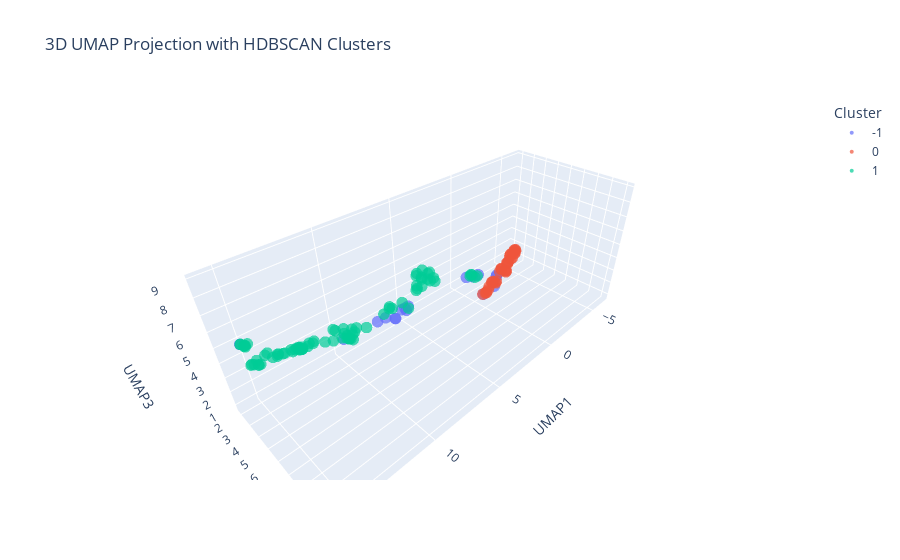

The notebook cell saved with this chart:
### Markdown cell above
## HDBSCAN (Hierarchical Density-Based Spatial Clustering of Applications with Noise) Clustering

### Code cell
import pandas as pd
import umap
import hdbscan
import plotly.express as px

# Run UMAP
reducer = umap.UMAP(n_neighbors=5, min_dist=0.1, n_components=3, metric="cosine", random_state=42)
embedding = reducer.fit_transform(X_umap)

# Create DataFrame from UMAP output
embeddings = pd.DataFrame({
    'UMAP1': embedding[:, 0],
    'UMAP2': embedding[:, 1],
    'UMAP3': embedding[:, 2],
})

# Cluster using HDBSCAN
clusterer = hdbscan.HDBSCAN(min_cluster_size=10, min_samples=2, prediction_data=True)
cluster_labels = clusterer.fit_predict(X_umap)
embeddings['HDBSCAN_Cluster_UMAP'] = cluster_labels.astype(str)  # Convert to string for categorical coloring

# Plot with Plotly
fig = px.scatter_3d(
    embeddings,
    x='UMAP1',
    y='UMAP2',
    z='UMAP3',
    color='HDBSCAN_Cluster_UMAP',
    title='3D UMAP Projection with HDBSCAN Clusters',
    labels={'HDBSCAN_Cluster_UMAP': 'Cluster'},
    opacity=0.7
)

fig.update_traces(marker=dict(size=4))
fig.show()

### Figure 1 — Plotly figure (JSON) as saved in the notebook; plotly's stock layout.template omitted (floating-point values rounded to 4 significant figures)
{"data": [{"hovertemplate": "Cluster=-1<br>UMAP1=%{x}<br>UMAP2=%{y}<br>UMAP3=%{z}<extra></extra>", "legendgroup": "-1", "marker": {"color": "#636efa", "opacity": 0.7, "size": 4, "symbol": "circle"}, "mode": "markers", "name": "-1", "scene": "scene", "showlegend": true, "type": "scatter3d", "x": [15.05, 10.01, -0.7482, 9.5, -2.096, 9.581, 9.459, -2.526, 10.02, 9.328, 6.971, 7.077, 10.56, -2.634, 11.7, 10.24, 7.235], "y": [1.865, 8.01, 4.109, 8.179, 3.994, 7.953, 8.037, 3.789, 7.987, 8.121, 10.17, 9.938, 7.373, 3.714, 6.094, 7.571, 9.723], "z": [4.728, 6.987, 0.8656, 7.273, 0.8538, 7.231, 7.3, 1.405, 6.984, 7.381, 8.949, 8.783, 6.756, 1.429, 5.613, 6.91, 8.716]}, {"hovertemplate": "Cluster=0<br>UMAP1=%{x}<br>UMAP2=%{y}<br>UMAP3=%{z}<extra></extra>", "legendgroup": "0", "marker": {"color": "#EF553B", "opacity": 0.7, "size": 4, "symbol": "circle"}, "mode": "markers", "name": "0", "scene": "scene", "showlegend": true, "type": "scatter3d", "x": [-1.541, -5.577, -4.215, -3.409, -5.003, -5.616, -6.196, -4.377, -0.9347, -3.427, -4.155, -4.304, -2.115, -3.309, -1.9, -1.182, -4.054, -2.113, -1.924, -5.171, -2.279, -4.395, -6.144, -1.391, -6.011, -5.913, -4.334, -5.807, -6.084, -5.754, -4.094, -0.8044, -0.9716, -3.3, -1.794, -5.957], "y": [3.973, 2.59, 3.361, 3.497, 3.149, 3.027, 2.528, 3.358, 4.147, 3.493, 3.317, 3.398, 4.015, 3.457, 3.894, 4.046, 3.48, 4.152, 3.986, 3.134, 3.954, 3.318, 2.671, 4.016, 2.52, 2.409, 3.306, 2.462, 2.658, 2.927, 3.388, 4.029, 4.205, 3.609, 4.01, 2.831], "z": [1.085, 1.273, 0.8412, 1.552, 1.567, 1.743, 1.612, 1.639, 0.9027, 1.519, 0.9458, 1.684, 1.209, 1.313, 1.251, 0.8297, 1.731, 1.36, 1.347, 1.562, 1.022, 1.487, 1.711, 0.8961, 1.436, 1.289, 0.8318, 1.297, 1.645, 1.718, 0.9995, 0.8044, 0.9374, 1.578, 1.32, 1.76]}, {"hovertemplate": "Cluster=1<br>UMAP1=%{x}<br>UMAP2=%{y}<br>UMAP3=%{z}<extra></extra>", "legendgroup": "1", "marker": {"color": "#00cc96", "opacity": 0.7, "size": 4, "symbol": "circle"}, "mode": "markers", "name": "1", "scene": "scene", "showlegend": true, "type": "scatter3d", "x": [13.0, 11.34, 8.546, 8.615, 6.997, 7.099, 11.34, 15.33, 8.008, 10.18, 11.9, 8.641, 11.07, 15.11, 8.488, 13.38, 13.64, 12.88, 14.2, 8.352, 7.959, 12.18, 7.06, 9.37, 11.3, 11.23, 11.31, 11.37, 8.725, 11.04, 8.594, 15.06, 11.57, 7.903, 11.89, 14.96, 13.92, 15.47, 13.0, 13.43, 15.12, 13.16, 12.25, 6.928, 14.46, 11.15, 12.52, 13.13, 8.406, 12.98, 14.53, 13.55, 7.002, 12.2, 9.787, 14.66, 8.082, 11.78, 9.83, 14.21, 15.41, 9.877, 14.06, 15.07, 8.684, 14.98, 11.89, 15.03, 7.909, 14.36, 15.02, 14.88, 13.02, 12.73, 15.23, 12.87, 13.68, 15.23, 11.22, 9.381, 13.17, 13.35, 8.169], "y": [3.823, 6.774, 7.88, 8.283, 9.825, 9.816, 6.548, 4.239, 8.191, 7.375, 6.598, 7.968, 5.842, 4.428, 7.827, 3.979, 4.514, 3.85, 4.244, 7.984, 7.98, 6.008, 10.06, 7.742, 5.901, 5.933, 6.305, 6.044, 8.068, 7.146, 8.281, 2.016, 6.757, 8.044, 6.583, 2.222, 4.137, 4.26, 5.755, 4.688, 4.021, 4.693, 6.322, 9.725, 3.633, 5.624, 5.835, 5.263, 8.452, 5.576, 4.494, 5.28, 10.15, 6.387, 7.519, 3.882, 8.494, 6.648, 7.387, 4.373, 4.188, 7.4, 4.783, 1.995, 7.971, 2.47, 6.353, 2.419, 8.394, 4.621, 2.541, 2.529, 3.988, 3.652, 4.554, 3.883, 5.122, 4.51, 5.544, 8.198, 5.597, 4.762, 7.842], "z": [4.322, 6.499, 7.85, 8.691, 8.783, 8.779, 6.115, 5.196, 8.176, 6.983, 6.673, 8.638, 5.041, 5.193, 8.625, 4.545, 5.183, 4.268, 5.093, 7.932, 8.449, 5.767, 8.797, 7.407, 5.295, 5.253, 5.789, 5.409, 8.191, 6.562, 8.593, 4.837, 6.548, 8.524, 6.374, 4.845, 4.87, 5.269, 6.095, 5.256, 5.161, 5.157, 6.67, 8.727, 4.93, 4.998, 5.791, 5.547, 8.582, 5.84, 5.277, 5.756, 8.883, 6.615, 7.177, 5.081, 8.507, 6.227, 7.22, 5.183, 5.222, 7.15, 5.42, 4.815, 7.864, 4.996, 5.972, 4.951, 8.2, 5.324, 4.979, 5.08, 4.436, 4.114, 5.306, 4.299, 5.614, 5.297, 5.047, 7.342, 5.982, 5.299, 8.664]}], "layout": {"legend": {"title": {"text": "Cluster"}, "tracegroupgap": 0}, "scene": {"domain": {"x": [0, 1], "y": [0, 1]}, "xaxis": {"title": {"text": "UMAP1"}}, "yaxis": {"title": {"text": "UMAP2"}}, "zaxis": {"title": {"text": "UMAP3"}}}, "title": {"text": "3D UMAP Projection with HDBSCAN Clusters"}}}
